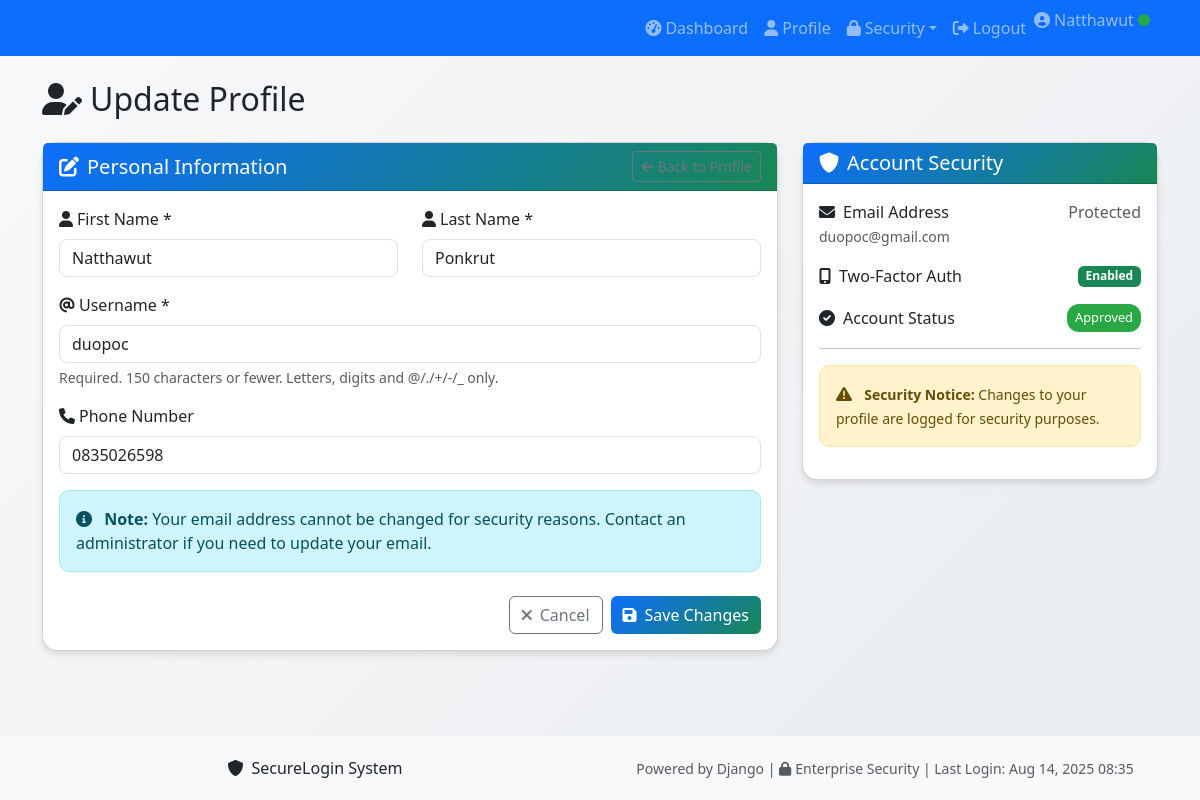
/auth/profile/update/ (signed in), run on the app's committed database.
### authentication/models.py (models this page shows, shortened)
class CustomUser(AbstractUser):
    APPROVAL_STATUS_CHOICES = [
        ('pending', 'Pending Approval'),
        ('approved', 'Approved'),
        ('rejected', 'Rejected'),
    ]
    email = models.EmailField(unique=True)
    phone_number = models.CharField(max_length=15, blank=True)
    approval_status = models.CharField(
        max_length=20,
        choices=APPROVAL_STATUS_CHOICES,
        default='pending'
    )
    created_at = models.DateTimeField(auto_now_add=True)
    updated_at = models.DateTimeField(auto_now=True)
    approved_by = models.ForeignKey(
        'self',
        on_delete=models.SET_NULL,
        null=True,
        blank=True,
        related_name='approved_users'
    )
    approved_at = models.DateTimeField(null=True, blank=True)
    mfa_enabled = models.BooleanField(default=False)
    last_login_ip = models.GenericIPAddressField(null=True, blank=True)
    login_attempts = models.PositiveIntegerField(default=0)
    locked_until = models.DateTimeField(null=True, blank=True)
    is_banned = models.BooleanField(default=False)
    banned_at = models.DateTimeField(null=True, blank=True)
    banned_by = models.ForeignKey(
        'self',
        on_delete=models.SET_NULL,
        null=True,
        blank=True,
        related_name='banned_users'
    )
    ban_reason = models.TextField(blank=True)
    USERNAME_FIELD = 'email'
    REQUIRED_FIELDS = ['username', 'first_name', 'last_name']
    def is_approved(self):
        return self.approval_status == 'approved'

### authentication/views.py (the view)
# urls.py: path('profile/update/', views.profile_update_view, name='profile_update'),
@login_required
@ratelimit(key='user', rate='5/5m', method='POST', block=True)
def profile_update_view(request):
    if request.user.is_banned:
        messages.error(request, 'Account is banned. Profile updates are not allowed.')
        return redirect('authentication:profile')
    if not request.user.is_staff and not request.user.is_superuser and not request.user.is_approved():
        messages.error(request, 'Profile updates are only available for approved accounts.')
        return redirect('authentication:profile')
    if not request.user.is_staff and not request.user.is_superuser:
        recent_update = UserActivity.objects.filter(
            user=request.user,
            action='PROFILE_UPDATE',
            timestamp__gte=timezone.now() - timezone.timedelta(minutes=5)
        ).exists()
        if recent_update:
            messages.warning(request, 'You can only update your profile once every 5 minutes. Please try again later.')
            return redirect('authentication:profile')
    if request.method == 'POST':
        form = ProfileUpdateForm(request.POST, instance=request.user, user=request.user)
        if form.is_valid():
            old_values = {
                'first_name': request.user.first_name,
                'last_name': request.user.last_name,
                'username': request.user.username,
                'phone_number': request.user.phone_number,
            }
            updated_user = form.save()
            UserActivity.objects.create(
                user=request.user,
                action='PROFILE_UPDATE',
                ip_address=request.META.get('REMOTE_ADDR'),
                user_agent=request.META.get('HTTP_USER_AGENT', ''),
                details=f"Profile updated. Changed fields: {', '.join([k for k in old_values.keys() if old_values[k] != getattr(updated_user, k)])}"
            )
            messages.success(request, 'Your profile has been updated successfully!')
            return redirect('authentication:profile')
    else:
        form = ProfileUpdateForm(instance=request.user, user=request.user)
    return render(request, 'authentication/profile_update.html', {
        'form': form,
        'user': request.user
    })

### templates/authentication/profile_update.html (shortened to what this page needs)
{% extends 'base.html' %}
{% block content %}
<div class="row">
    <div class="col-12">
        <h2 class="mb-4">
            <i class="fas fa-user-edit me-2"></i>Update Profile
        </h2>
    </div>
</div>
<div class="row">
    <div class="col-lg-8">
        <div class="card">
            <div class="card-header d-flex justify-content-between align-items-center">
                <h5 class="mb-0">
                    <i class="fas fa-edit me-2"></i>Personal Information
                </h5>
                <a href="{% url 'authentication:profile' %}" class="btn btn-outline-secondary btn-sm">
                    <i class="fas fa-arrow-left me-1"></i>Back to Profile
                </a>
            </div>
            <div class="card-body">
                <form method="post" novalidate>
                    <div class="row">
                        <div class="col-md-6 mb-3">
                            <label for="{{ form.first_name.id_for_label }}" class="form-label">
                                <i class="fas fa-user me-1"></i>First Name *
                            </label>
                            {{ form.first_name }}
                        </div>
                        <div class="col-md-6 mb-3">
                            <label for="{{ form.last_name.id_for_label }}" class="form-label">
                                <i class="fas fa-user me-1"></i>Last Name *
                            </label>
                            {{ form.last_name }}
                        </div>
                    </div>
                    <div class="mb-3">
                        <label for="{{ form.username.id_for_label }}" class="form-label">
                            <i class="fas fa-at me-1"></i>Username *
                        </label>
                        {{ form.username }}
                        {% if form.username.help_text %}
                            <div class="form-text">{{ form.username.help_text }}</div>
                        {% endif %}
                    </div>
                    <div class="mb-3">
                        <label for="{{ form.phone_number.id_for_label }}" class="form-label">
                            <i class="fas fa-phone me-1"></i>Phone Number
                        </label>
                        {{ form.phone_number }}
                    </div>
                    <div class="mb-4">
                        <div class="alert alert-info">
                            <i class="fas fa-info-circle me-2"></i>
                            <strong>Note:</strong> Your email address cannot be changed for security reasons.
                            Contact an administrator if you need to update your email.
                        </div>
                    </div>
                    <div class="d-grid gap-2 d-md-flex justify-content-md-end">
                        <button type="button" class="btn btn-outline-secondary" onclick="window.location.href='{% url 'authentication:profile' %}'">
                            <i class="fas fa-times me-2"></i>Cancel
                        </button>
                        <button type="submit" class="btn btn-primary">
                            <i class="fas fa-save me-2"></i>Save Changes
                        </button>
                    </div>
                </form>
            </div>
        </div>
    </div>
    <div class="col-lg-4">
        <div class="card">
            <div class="card-header">
                <h5 class="mb-0">
                    <i class="fas fa-shield-alt me-2"></i>Account Security
                </h5>
            </div>
            <div class="card-body">
                <div class="mb-3">
                    <div class="d-flex justify-content-between align-items-center">
                        <span><i class="fas fa-envelope me-2"></i>Email Address</span>
                        <span class="text-muted">Protected</span>
                    </div>
                    <small class="text-muted">{{ user.email }}</small>
                </div>
                <div class="mb-3">
                    <div class="d-flex justify-content-between align-items-center">
                        <span><i class="fas fa-mobile-alt me-2"></i>Two-Factor Auth</span>
                        {% if user.mfa_enabled %}
                            <span class="badge bg-success">Enabled</span>
                        {% else %}
                            <span class="badge bg-warning">Disabled</span>
                        {% endif %}
                    </div>
                </div>
                <div class="mb-3">
                    <div class="d-flex justify-content-between align-items-center">
                        <span><i class="fas fa-check-circle me-2"></i>Account Status</span>
                        <span class="status-badge status-{{ user.approval_status }}">
                            {{ user.get_approval_status_display }}
                        </span>
                    </div>
                </div>
                <hr>
                <div class="alert alert-warning alert-sm">
                    <i class="fas fa-exclamation-triangle me-2"></i>
                    <small><strong>Security Notice:</strong> Changes to your profile are logged for security purposes.</small>
                </div>
            </div>
        </div>
    </div>
</div>
{% endblock %}

### templates/base.html (shortened to what this page needs)
<!DOCTYPE html>
<html lang="en">
<head>
    <link href="https://cdn.jsdelivr.net/npm/bootstrap@5.3.0/dist/css/bootstrap.min.css" rel="stylesheet">
    <link rel="stylesheet" href="https://cdnjs.cloudflare.com/ajax/libs/font-awesome/6.0.0/css/all.min.css">
</head>
<body class="d-flex flex-column">
    <nav class="navbar navbar-expand-lg navbar-dark bg-primary">
        <div class="container">
            <a class="navbar-brand" href="{% url 'home' %}">
                <i class="fas fa-shield-alt me-2"></i>SecureLogin
            </a>
            {% if user.is_authenticated %}
                <div class="collapse navbar-collapse" id="navbarNav">
                    <ul class="navbar-nav ms-auto">
                        <li class="nav-item">
                            <a class="nav-link" href="{% url 'authentication:dashboard' %}">
                                <i class="fas fa-tachometer-alt me-1"></i>Dashboard
                            </a>
                        </li>
                        <li class="nav-item">
                            <a class="nav-link" href="{% url 'authentication:profile' %}">
                                <i class="fas fa-user me-1"></i>Profile
                            </a>
                        </li>
                        <li class="nav-item dropdown">
                            <a class="nav-link dropdown-toggle" href="#" id="securityDropdown" role="button" data-bs-toggle="dropdown">
                                <i class="fas fa-lock me-1"></i>Security
                            </a>
                        </li>
                        <li class="nav-item">
                            <a class="nav-link" href="{% url 'authentication:logout' %}">
                                <i class="fas fa-sign-out-alt me-1"></i>Logout
                            </a>
                        </li>
                        <li class="nav-item">
                            <span class="navbar-text">
                                <i class="fas fa-user-circle me-1"></i>{{ user.first_name }}
                                {% if user.mfa_enabled %}
                                    <span class="security-indicator security-good" title="MFA Enabled"></span>
                                {% else %}
                                    <span class="security-indicator security-warning" title="MFA Disabled"></span>
                                {% endif %}
                            </span>
                        </li>
                    </ul>
                </div>
            {% endif %}
        </div>
    </nav>
    <main class="container my-4 flex-grow-1">
        {% block content %}
        {% endblock %}
    </main>
    <footer class="footer">
        <div class="container text-center">
            <div class="row">
                <div class="col-md-6">
                    <p class="mb-0">
                        <i class="fas fa-shield-alt me-2"></i>SecureLogin System
                    </p>
                </div>
                <div class="col-md-6">
                    <p class="mb-0">
                        <small class="text-muted">
                            Powered by Django |
                            <i class="fas fa-lock me-1"></i>Enterprise Security
                            {% if user.is_authenticated %}
                                | Last Login: {{ user.last_login|date:"M d, Y H:i" }}
                            {% endif %}
                        </small>
                    </p>
                </div>
            </div>
        </div>
    </footer>
    <div class="toast-container position-fixed top-0 end-0 p-3">
    </div>
</body>
</html>

### templates/base.html (style rules this page uses)
.navbar-brand { font-weight: bold; color: #0d6efd !important; }
.card-header { background: linear-gradient(135deg, #0d6efd, #198754); color: white; }
.btn-primary { background: linear-gradient(135deg, #0d6efd, #198754); border: none; }
.alert { border-radius: 10px; }
.form-control { border-radius: 8px; }
.card { border-radius: 15px; box-shadow: 0 4px 6px rgba(0, 0, 0, 0.1); }
body { background: linear-gradient(135deg, #f8f9fa, #e9ecef); min-height: 100vh; }
.footer { margin-top: auto; background-color: #f8f9fa; padding: 20px 0; }
.status-badge { font-size: 0.8em; padding: 4px 8px; border-radius: 12px; }
.status-approved { background-color: #28a745; color: #fff; }
.security-indicator { display: inline-block; width: 12px; height: 12px; border-radius: 50%; margin-right: 8px; }
.security-good { background-color: #28a745; }
.navbar-nav .nav-link { display: flex; align-items: center; transition: all 0.3s ease; }
.toast-container { position: fixed; top: 20px; right: 20px; z-index: 1055; }

### data on the page
CustomUser: first_name "Natthawut", last_name "Ponkrut", username "duopoc", phone_number "0835026598", email "duopoc@gmail.com", approval_status "Approved", last_login "Aug 14, 2025 08:35"
